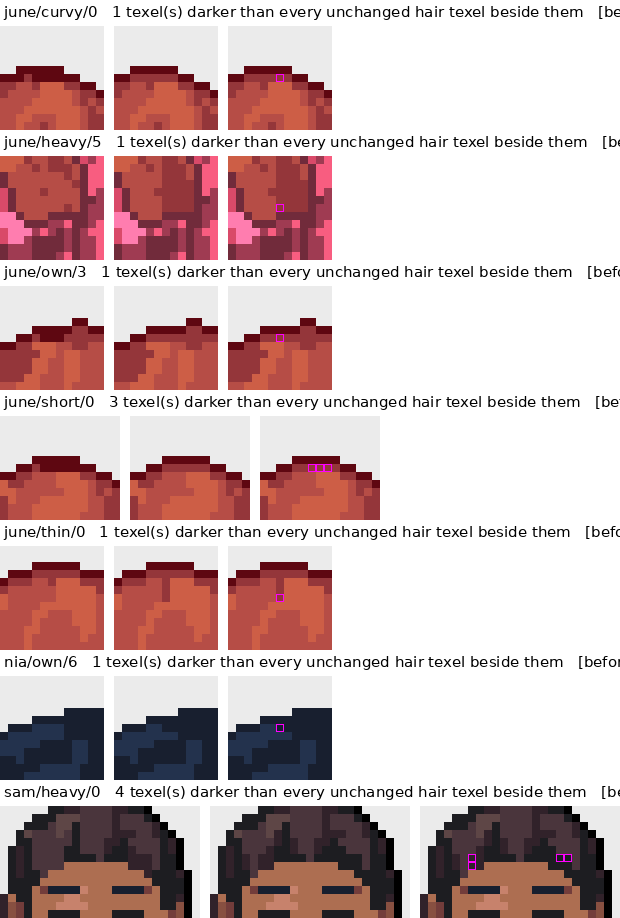

The Python source for this figure:
# The 12 texels of the runway re-record that are darker than every unchanged hair texel beside them (README), as a x8 before | after sheet
# and a list with each texel's part (seam) number. Reads the dumps of runway-dump.mts (/tmp/ra/{before,after}); writes runway-darker.png and
# runway-darker.json beside this file. A changed texel counts when it is hair (seam 2000 to 2999, either side), has an unchanged hair texel
# among its 8 neighbours, and is darker (luma) than all of them. Cells whose "before" dump is not the old golden's md5 are skipped: on
# some machines the old builder's poles flip by a last bit (the bug this commit fixes), so a before drawn here may not be the golden's.
import os, json, hashlib, subprocess, numpy as np
from PIL import Image, ImageDraw, ImageFont
R = '/tmp/ra'; HERE = os.path.dirname(os.path.abspath(__file__)); S = 8
P = 'extensions/character-kit/tests/fixtures/goldens/runway-cells.json'
def load(side, n):
    b = open(f'{R}/{side}/{n}.bin', 'rb').read(); w = int.from_bytes(b[:4], 'little'); h = int.from_bytes(b[4:8], 'little')
    return np.frombuffer(b[8:8+w*h*4], np.uint8).reshape(h, w, 4), np.frombuffer(b[8+w*h*4:8+w*h*6], np.int16).reshape(h, w)
old = json.loads(subprocess.check_output(['git', 'show', f'ea71e0a3^:{P}'], text=True))
def golden(n):
    i, k, d = n.split('_'); return old['cells'][i][d] if k == 'own' else old['fit'][i][k][d]
luma = lambda p: 0.2126*p[..., 0] + 0.7152*p[..., 1] + 0.0722*p[..., 2]
cells = []; skipped = []
for f in sorted(os.listdir(f'{R}/before')):
    n = f[:-4]; (b, bp), (a, ap) = load('before', n), load('after', n)
    if hashlib.md5(b.tobytes()).hexdigest() != golden(n): skipped.append(n.replace('_', '/')); continue
    ch = ((b[..., 3] > 0) | (a[..., 3] > 0)) & np.any(b != a, axis=2); hair = ((bp >= 2000) & (bp < 3000)) | ((ap >= 2000) & (ap < 3000))
    la = luma(a.astype(float)); H, W = ch.shape; hit = []
    for y, x in zip(*np.nonzero(ch & hair)):
        un = [la[y+dy, x+dx] for dy in (-1, 0, 1) for dx in (-1, 0, 1) if (dy or dx) and 0 <= y+dy < H and 0 <= x+dx < W and hair[y+dy, x+dx] and not ch[y+dy, x+dx]]
        if un and la[y, x] < min(un): hit.append((int(x), int(y)))
    if hit: cells.append((n, b, a, bp, ap, hit))
font = ImageFont.truetype('/usr/share/fonts/truetype/dejavu/DejaVuSans.ttf', 15)
panels = []; out = []
def flat(p):
    bg = np.full(p.shape[:2]+(3,), 235, np.uint8); al = p[..., 3:4]/255.0
    return (p[..., :3]*al + bg*(1-al)).astype(np.uint8)
for n, b, a, bp, ap, hit in cells:
    xs = [x for x, _ in hit]; ys = [y for _, y in hit]; M = 6
    y0, y1, x0, x1 = max(min(ys)-M, 0), min(max(ys)+M+1, b.shape[0]), max(min(xs)-M, 0), min(max(xs)+M+1, b.shape[1])
    fb, fa = flat(b[y0:y1, x0:x1]), flat(a[y0:y1, x0:x1]); up = lambda p: np.kron(p, np.ones((S, S, 1), np.uint8))
    mark = up(fa).copy()
    for x, y in hit:  # a magenta frame round each texel
        yy, xx = (y-y0)*S, (x-x0)*S; mark[yy:yy+S, xx:xx+S][[0, S-1], :] = (255, 0, 255); mark[yy:yy+S, xx:xx+S][:, [0, S-1]] = (255, 0, 255)
    gap = np.full((fb.shape[0]*S, 10, 3), 255, np.uint8)
    panels.append((n.replace('_', '/'), np.concatenate([up(fb), gap, up(fa), gap, mark], axis=1), len(hit)))
    for x, y in hit:
        pb, pa = b[y, x], a[y, x]
        out.append(dict(cell=n.replace('_', '/'), x=x, y=y, part_before=int(bp[y, x]), part_after=int(ap[y, x]), before=f'{pb[0]:02x}{pb[1]:02x}{pb[2]:02x}', after=f'{pa[0]:02x}{pa[1]:02x}{pa[2]:02x}'))
W = max(p.shape[1] for _, p, _ in panels); H = sum(p.shape[0]+26 for _, p, _ in panels)
img = Image.new('RGB', (W, H), (255, 255, 255)); d = ImageDraw.Draw(img); y = 0
for name, p, k in panels:
    d.text((4, y+3), f'{name}   {k} texel(s) darker than every unchanged hair texel beside them   [before | after | the texels framed]', fill=(0, 0, 0), font=font)
    img.paste(Image.fromarray(p), (0, y+26)); y += p.shape[0]+26
img.save(f'{HERE}/runway-darker.png')
json.dump(dict(texels=len(out), skipped_cells_before_not_the_golden=skipped, parts=sorted({o['part_after'] for o in out} | {o['part_before'] for o in out}), list=out), open(f'{HERE}/runway-darker.json', 'w'), indent=1)
print(len(out), 'texels', len(cells), 'cells; skipped', skipped, 'parts', sorted({o['part_after'] for o in out}))
